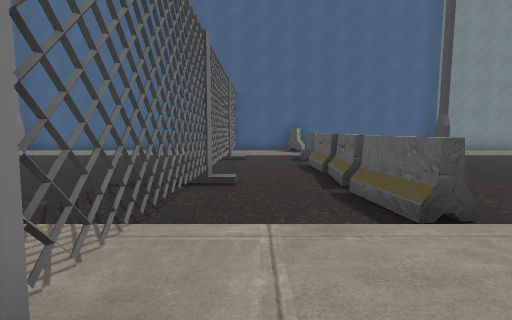
view 1 (above)

19 first-person views from a walk through a 3-D level made in the Godot game engine. The camera is 1.5 m above the floor, tilts 6° down and sees 85° across. The floor is counted in squares, 1.66 m on a side. Each view is taken from the middle of a square. On the plan, view 1 faces up. The plan holds only what a view shows up to about 11 squares ahead; the rest is blank. The place goes on beyond the plan. Some surface patterns are stand-ins.

view 2
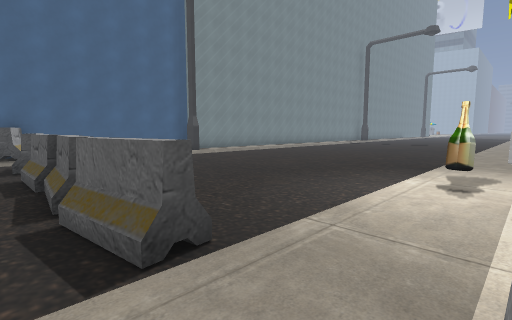

view 3
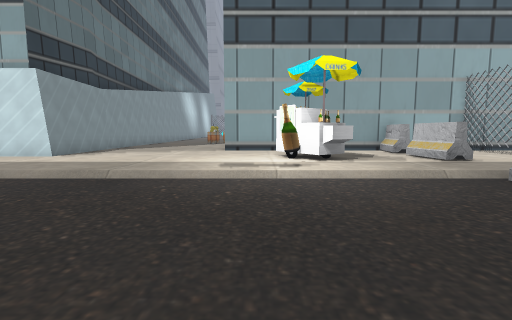

view 4
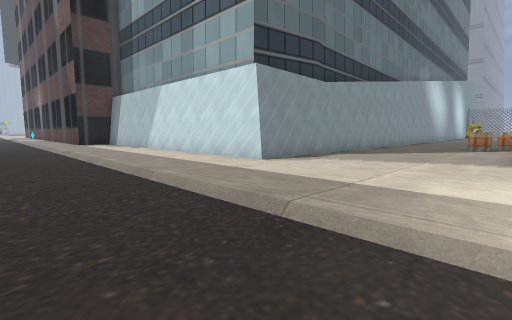

view 5
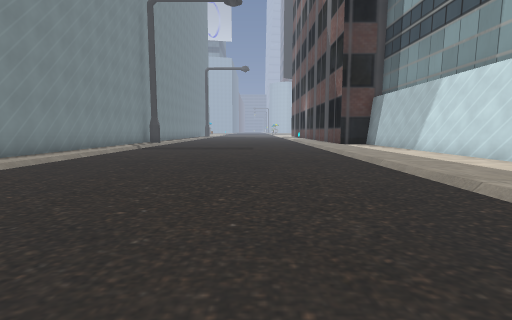

view 6
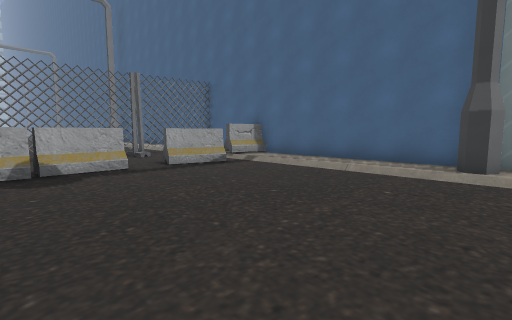

view 7
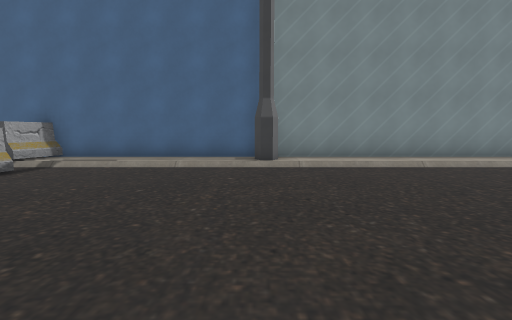

view 8
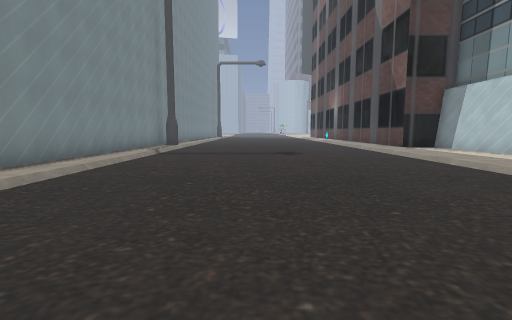

view 9
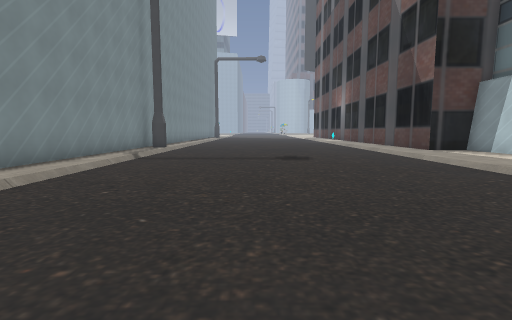

view 10
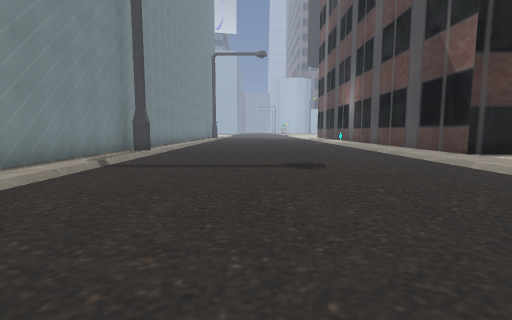

view 11
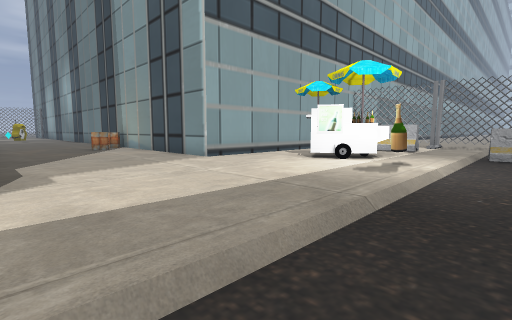

view 12
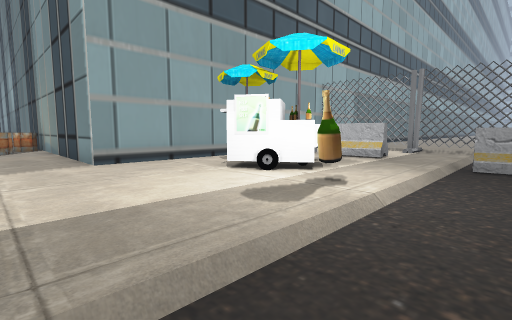

view 13
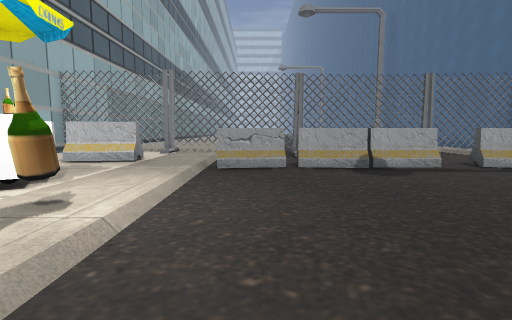

view 14
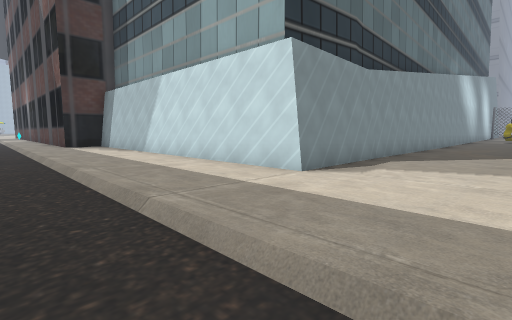

view 15
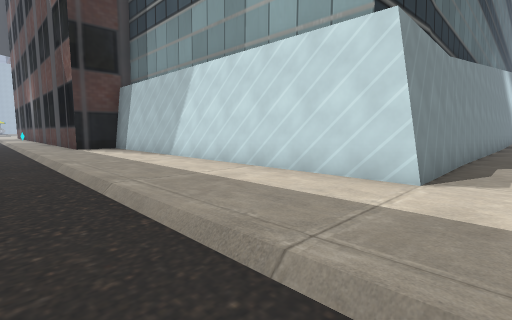

view 16
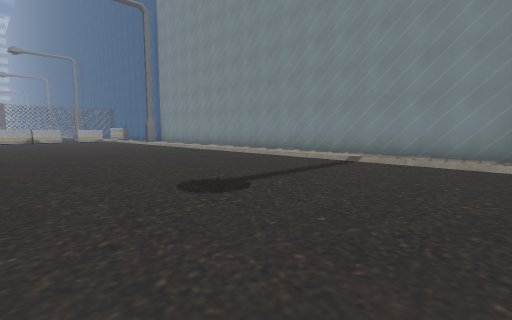

view 17
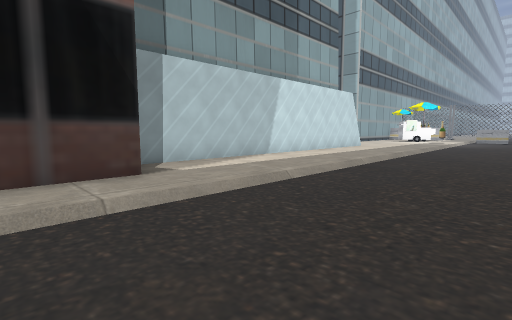

view 18
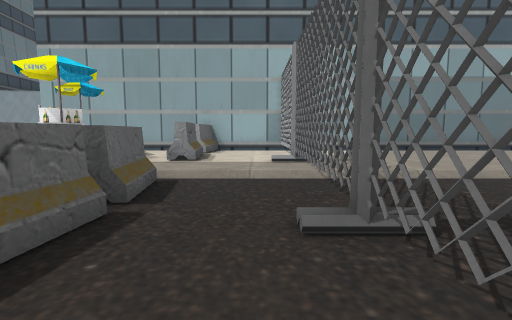

view 19
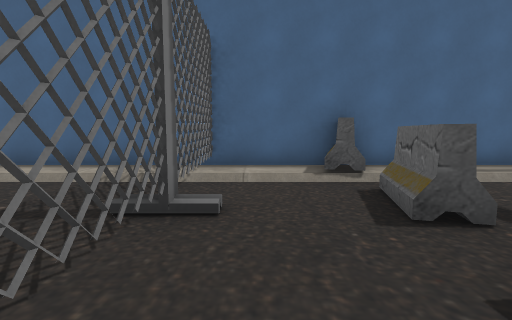

### Floor plan
Key: @ floor where view 1 was taken; # wall or solid block; x gap in a wall; . main floor; : floor 0.25 m higher than the main floor; / step, stairs or slope; B block; A barrel; O other object.
Columns run from 3 left of view 1 to 27 right of it. Each row starts with its distance up from view 1.
 14      B
 13 #####B#########################
 12  :x//B////////////////////////#
 11  .x..B.........................
 10  .#..B.........................
  9  .#............................
  8  .x..B.........................
  7  .#..B.........................
  6  .x..B.........................
  5  .x..B.........................
  4  .x..B.........................
  3  .x..B.........................
  2  :x::::::O:::::::::::::::::::::
  1  :#::B::#:::::::::::::::::::###
  0  :x@:B::##::::::::::::::::::#
 -1  :x:::::::::::::#############
 -2  :x::B::::::::::#
 -3 ############::::#
 -4            #::::#
 -5            #::::#
 -6            #::::#
 -7            #::::#
 -8            #AA::#
 -9            #A:::#
-10            #  ::#
-11                 #

Positions as (right, up) in squares from view 1, and headings:
1: (0, 0), facing up
2: (1, 1), facing up-right
3: (7, 8), facing down
4: (8, 5), facing down-right
5: (9, 6), facing right
6: (9, 6), facing up-left
7: (8, 5), facing up
8: (12, 8), facing right
9: (14, 8), facing right
10: (16, 8), facing right
11: (13, 4), facing down-left
12: (10, 4), facing down-left
13: (9, 4), facing left
14: (10, 4), facing down-right
15: (12, 4), facing down-right
16: (27, 4), facing up-left
17: (27, 6), facing down-left
18: (0, 8), facing down
19: (0, 7), facing up
